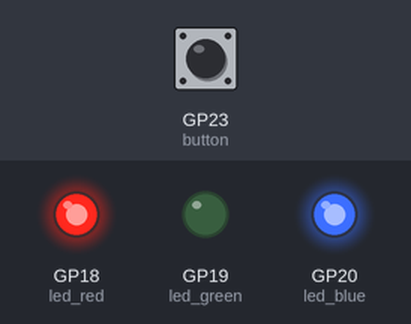
Simulated run of this program. Board: Raspberry Pi Pico running MicroPython. Shown: output pins drawn as LEDs (lit = HIGH). Inputs (shaded band) come from the test bench; at power-on: GP23 (button) HIGH.

Above: at 1.2 s.
1.3 s: GP23 (button) pulled LOW for 1.3 s
At 3.4 s:
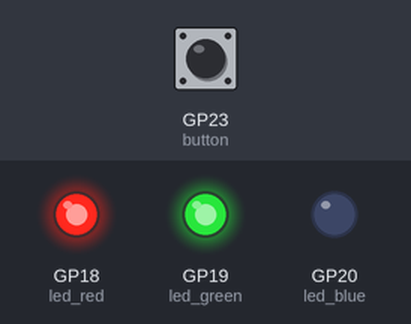
Timing chart, 0 to 4.9 s (numbered marks = the images above; inputs shaded):
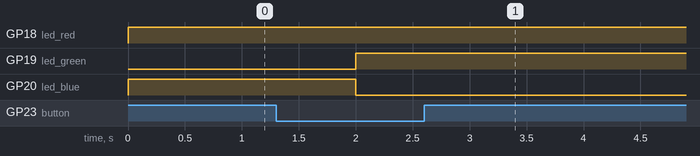

Measured:
- after the input at 1.3 s, GP19 (led_green): LOW → HIGH after 0.70 s; GP20 (led_blue): HIGH → LOW after 0.70 s

The program:

main.py
```python
import machine
import utime


led_blue = machine.Pin(20, machine.Pin.OUT) #blue
led_green = machine.Pin(19, machine.Pin.OUT) #green
led_red = machine.Pin(18, machine.Pin.OUT) #red
button = machine.Pin(23, machine.Pin.IN)
global blue

def vent():
  tid=0
  while tid<3600: #rød
   utime.sleep(1)
   tid=tid+1
   if button.value() ==0: blaa()
  return

def blaa():
    led_green.value(1)
    led_red.value(1)
    led_blue.value(0)
    tid=0
    while tid<3600:
     utime.sleep(1)
     tid=tid+1
    #blå blink
    while True:
      led_blue.toggle()
      utime.sleep(0.2)
    return

while True:
    #Grøn
    led_blue.value(1)
    led_green.value(0)
    led_red.value(1)
    vent()
    #rød
    led_green.value(1)
    led_red.value(0)
    vent()
    #rød blink
    tid=0
    while tid<18000:
       utime.sleep(0.2)
       led_red.toggle()
       tid=tid+1
       if button.value() ==0: blaa()
    #rød/grøn blink
    tid=0
    while tid<10000:
       led_red.value(0)
       utime.sleep(0.3)
       led_red.value(1)
       led_green.value(0)
       utime.sleep(0.3)
       led_green.value(1)
       led_blue.value(0)
       utime.sleep(0.3)
       led_blue.value(1)
       tid=tid+1
       if button.value() ==0: break
    blaa()
```
